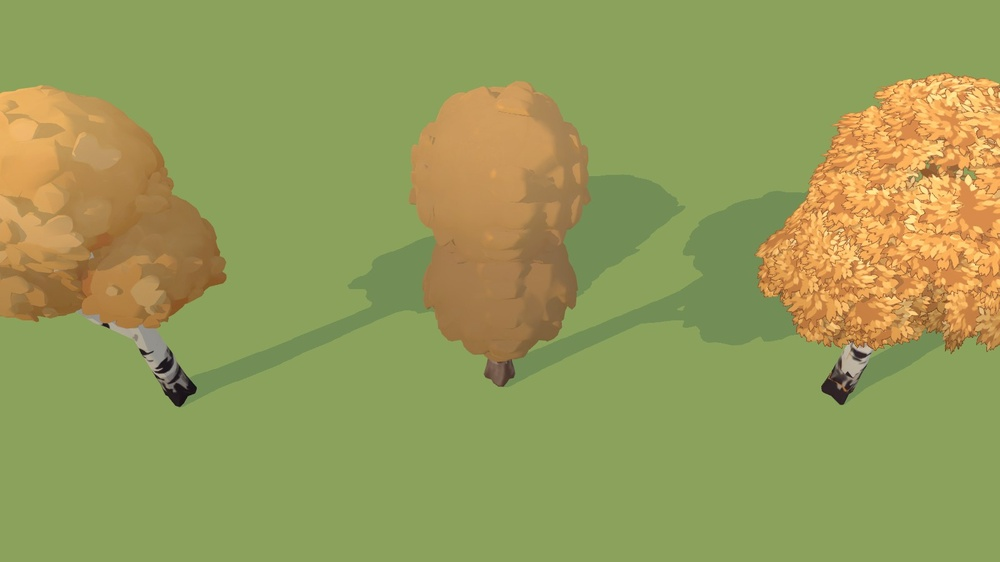
#> input picture art/source/enemies/ab_birch_game.jpg, 1000 x 562 px, shrunk from 1600 x 900 before the run
$ python split_sheet.py ../../art/source/enemies/ab_birch_game.jpg ../../art/source/enemies/ab_birch_turnaround.jpg
#> lines starting #> are read from the running program, lines starting #| are printed output that depends on the picture; after the words box and inside, x2 and y2 are one past the last pixel; in counts of white or black regions, pixels touching at a corner belong together
#!/usr/bin/env python3
"""Split a concept sheet (objects on a flat grey background) into one RGBA cutout per object.

The background colour is sampled from the border; pixels close to it become transparent, the
largest connected regions become separate objects, sorted left-to-right then top-to-bottom.
Avoids one background-removal call per object.

  python3 tools/fal/split_sheet.py art/source/env/sheet2_props.png art/source/env/cut \
      well fence stall cart lantern barrels bridge

--grid CxR (first argument after the paths) cuts a regular grid instead, cell by cell in reading
order, keying each cell on its own border colour: icon sheets whose cells come out in slightly
different greys.

  python3 tools/fal/split_sheet.py art/source/icons/icons_runes.png art/source/icons/cut --grid 4x2 \
      rune.ember rune.frost rune.storm rune.acuity rune.thrift rune.swiftness rune.echo rune.potency
"""

import sys
from pathlib import Path

import numpy as np
from PIL import Image
from scipy import ndimage


def split_grid(src: Path, out_dir: Path, cols: int, rows: int, names: list[str]) -> None:
    im = np.asarray(Image.open(src).convert("RGB")).astype(np.float32)
    h, w, _ = im.shape
    for i, name in enumerate(names[: cols * rows]):
        cx, cy = i % cols, i // cols
        x0, x1 = round(cx * w / cols), round((cx + 1) * w / cols)
        y0, y1 = round(cy * h / rows), round((cy + 1) * h / rows)
        m = 6  # stay clear of a neighbour cell's edge
        cell = im[y0 + m : y1 - m, x0 + m : x1 - m]
        ch, cw, _ = cell.shape
        border = np.concatenate([cell[:6].reshape(-1, 3), cell[-6:].reshape(-1, 3),
                                 cell[:, :6].reshape(-1, 3), cell[:, -6:].reshape(-1, 3)])
        dist = np.linalg.norm(cell - np.median(border, axis=0), axis=2)
        fg = ndimage.binary_opening(dist > 12.0, iterations=2)
        # drop specks smaller than 0.05 % of the cell (noise), keep sparkles and separate parts
        labels, n = ndimage.label(fg)
        if n:
            sizes = ndimage.sum(fg, labels, range(1, n + 1))
            fg = np.isin(labels, 1 + np.nonzero(sizes >= 0.0005 * ch * cw)[0])
        ys, xs = np.nonzero(fg)
        if len(xs) == 0:
            print(name, "empty cell")
            continue
        alpha = np.clip((dist - 8.0) / 16.0, 0.0, 1.0)
        alpha = np.where(ndimage.binary_dilation(fg, iterations=4), alpha, 0.0)
        pad = 12
        bx0, by0 = max(0, xs.min() - pad), max(0, ys.min() - pad)
        bx1, by1 = min(cw, xs.max() + pad), min(ch, ys.max() + pad)
        rgba = np.dstack([cell[by0:by1, bx0:bx1].astype(np.uint8),
                          (alpha[by0:by1, bx0:bx1] * 255).astype(np.uint8)])
        side = max(bx1 - bx0, by1 - by0)
        canvas = Image.new("RGBA", (side, side), (0, 0, 0, 0))
        canvas.paste(Image.fromarray(rgba, "RGBA"), ((side - (bx1 - bx0)) // 2, (side - (by1 - by0)) // 2))
        canvas.save(out_dir / f"{name}.png")
        print(name, (x0 + bx0, y0 + by0, x0 + bx1, y0 + by1), canvas.size)


def main() -> None:
    src, out_dir, names = Path(sys.argv[1]), Path(sys.argv[2]), sys.argv[3:]
    out_dir.mkdir(parents=True, exist_ok=True)
    if names and names[0] == "--grid":
        cols, rows = (int(v) for v in names[1].lower().split("x"))
        split_grid(src, out_dir, cols, rows, names[2:])
        return
    im = np.asarray(Image.open(src).convert("RGB")).astype(np.float32)
    h, w, _ = im.shape
#> h = 562; w = 1000
    border = np.concatenate([im[:8].reshape(-1, 3), im[-8:].reshape(-1, 3),
                             im[:, :8].reshape(-1, 3), im[:, -8:].reshape(-1, 3)])
    bg = np.median(border, axis=0)
#> bg = [139, 162, 92]
    dist = np.linalg.norm(im - bg, axis=2)
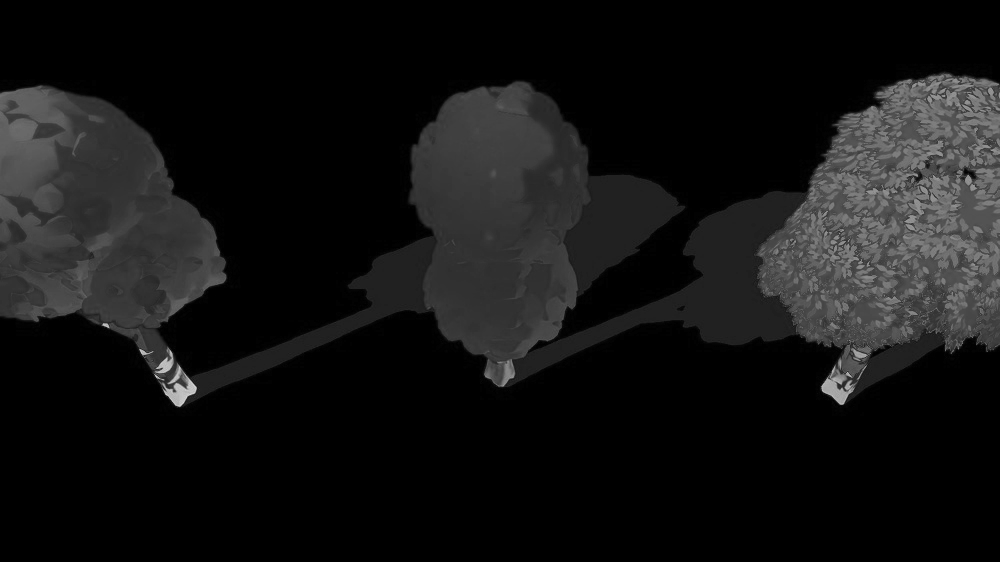
#> dist: shape (562, 1000) float32; min 0, max 213.9, mean 19.7
    fg = dist > 14.0
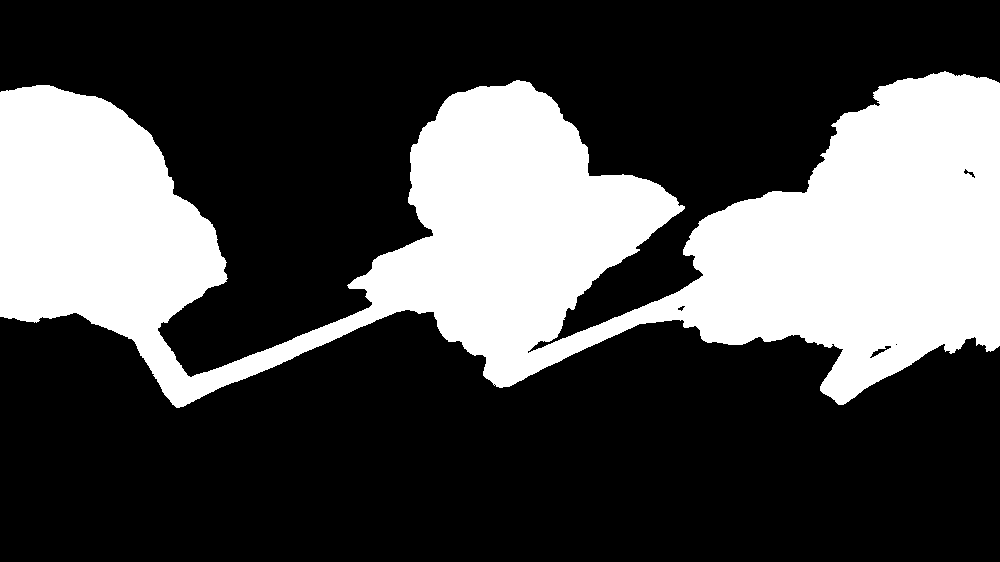
#> fg: shape (562, 1000) bool; 30.3% white; 1 white region, box (x1, y1, x2, y2) and area: (0, 71, 1000, 408) 170268
    fg = ndimage.binary_opening(fg, iterations=2)
#> fg: shape (562, 1000) bool; 30.3% white; 1 white region, box (x1, y1, x2, y2) and area: (0, 71, 1000, 408) 170121
    fg = ndimage.binary_closing(fg, iterations=3)
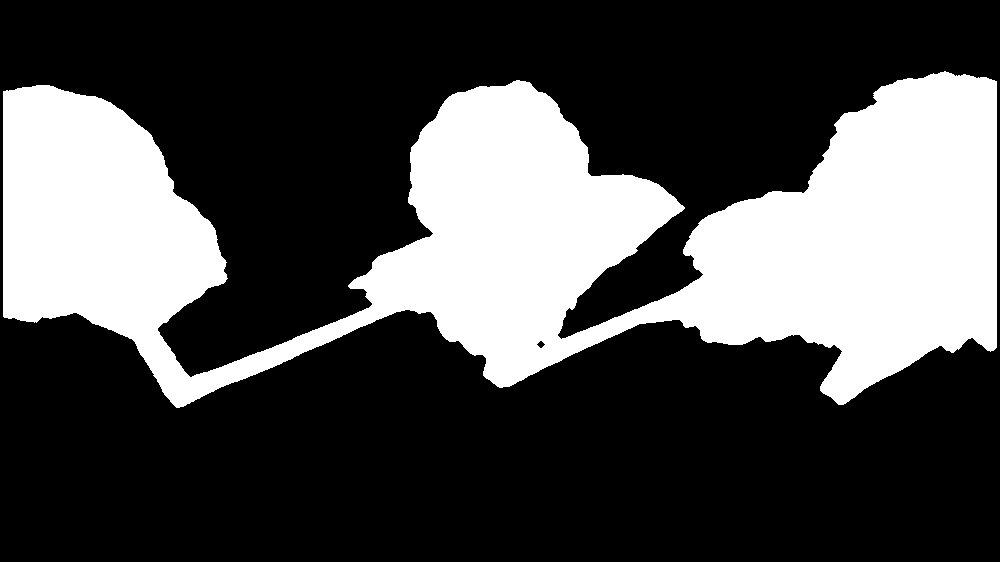
#> fg: shape (562, 1000) bool; 30.1% white; 1 white region, box (x1, y1, x2, y2) and area: (3, 71, 997, 408) 169045
    # fill only small holes: real gaps (between fence rails, under an awning) stay transparent
    holes, nh = ndimage.label(ndimage.binary_fill_holes(fg) & ~fg)
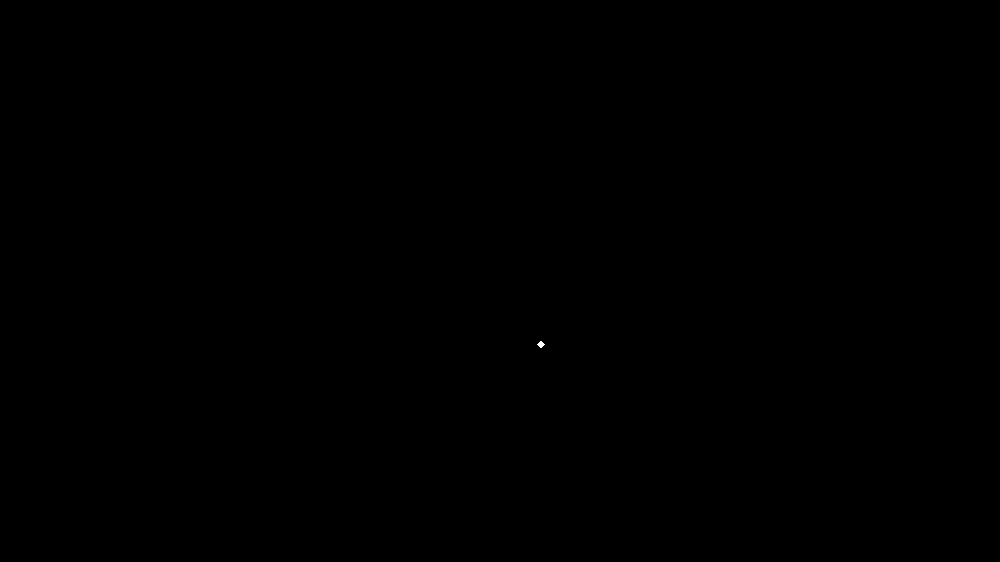
#> holes: shape (562, 1000) int32; values 0 (black) and 1 (white), 0.01% white; 1 white region, box (x1, y1, x2, y2) and area: (537, 341, 545, 348) 32
#> nh = 1
    if nh:
        hole_sizes = ndimage.sum(np.ones_like(fg), holes, range(1, nh + 1))
#> hole_sizes = [32]
        small = np.isin(holes, 1 + np.nonzero(hole_sizes < 0.0004 * h * w)[0])
        fg = fg | small
#> fg: shape (562, 1000) bool; 30.1% white; 1 white region, box (x1, y1, x2, y2) and area: (3, 71, 997, 408) 169077
    # group parts of one object (e.g. a sign hanging off a house) with a generous dilation
    grouped = ndimage.binary_dilation(fg, iterations=int(0.012 * w))
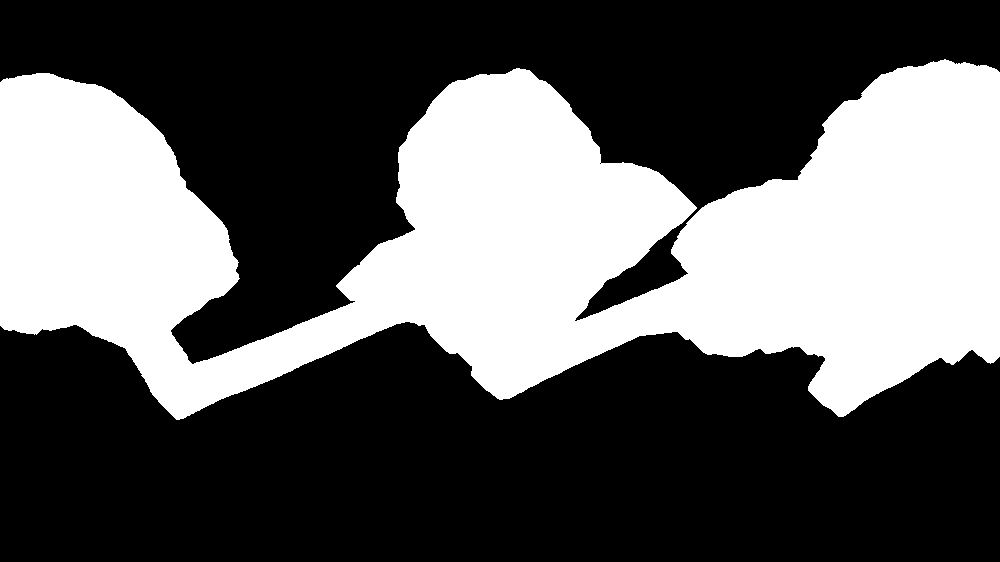
#> grouped: shape (562, 1000) bool; 36.6% white; 1 white region, box (x1, y1, x2, y2) and area: (0, 59, 1000, 420) 205693
    labels, n = ndimage.label(grouped)
#> n = 1
    sizes = ndimage.sum(fg, labels, range(1, n + 1))
#> sizes = [169077]
    keep = [i + 1 for i in np.argsort(sizes)[::-1][: len(names)]]
#> keep = []
    boxes = []
    for lab in keep:
        ys, xs = np.where((labels == lab) & fg)
        boxes.append((xs.min(), ys.min(), xs.max(), ys.max(), lab))
#> this loop made 0 passes
#> after the loop, boxes = []
    # reading order: rows (by vertical centre, 1/4 image tolerance) then x
    boxes.sort(key=lambda b: (round(((b[1] + b[3]) / 2) / (h / 4)), b[0]))
    # soft alpha from the colour distance, restricted to the object's own region
    alpha = np.clip((dist - 10.0) / 18.0, 0.0, 1.0)
    rgb = im.astype(np.uint8)
#> rgb is the input picture: shape (562, 1000, 3); mean R, G, B 150.1, 155.8, 89.2
    for name, (x0, y0, x1, y1, lab) in zip(names, boxes):
        region = ndimage.binary_dilation((labels == lab) & fg, iterations=3)
        a = np.where(region, np.where(fg, np.maximum(alpha, 0.0), 0.0), 0.0)
        a = np.where(fg & (dist > 20.0), 1.0, a)
        pad = 24
        x0, y0 = max(0, x0 - pad), max(0, y0 - pad)
        x1, y1 = min(w, x1 + pad), min(h, y1 + pad)
        rgba = np.dstack([rgb[y0:y1, x0:x1], (a[y0:y1, x0:x1] * 255).astype(np.uint8)])
        # square canvas, object centred, so image-to-3D sees the whole silhouette
        side = max(x1 - x0, y1 - y0) + 2 * pad
        canvas = Image.new("RGBA", (side, side), (0, 0, 0, 0))
        canvas.paste(Image.fromarray(rgba, "RGBA"), ((side - (x1 - x0)) // 2, (side - (y1 - y0)) // 2))
        canvas.save(out_dir / f"{name}.png")
        print(name, (x0, y0, x1, y1), canvas.size)


if __name__ == "__main__":
    main()

$ run again, on art/source/enemies/compare_placeholder_vs_generated.jpg
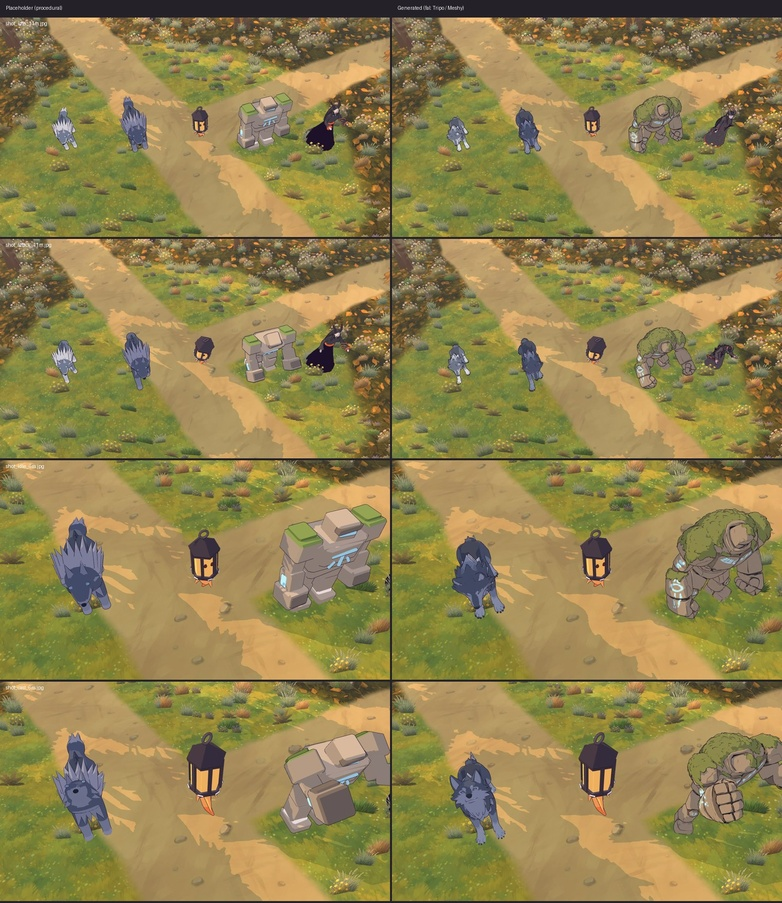
#> input picture art/source/enemies/compare_placeholder_vs_generated.jpg, 782 x 903 px, shrunk from 1604 x 1852 before the run
#> bg = [121, 117, 53]
#> in main, `holes, nh = ndimage.label(ndimage.binary_fill_holes(fg) & ~fg)`:
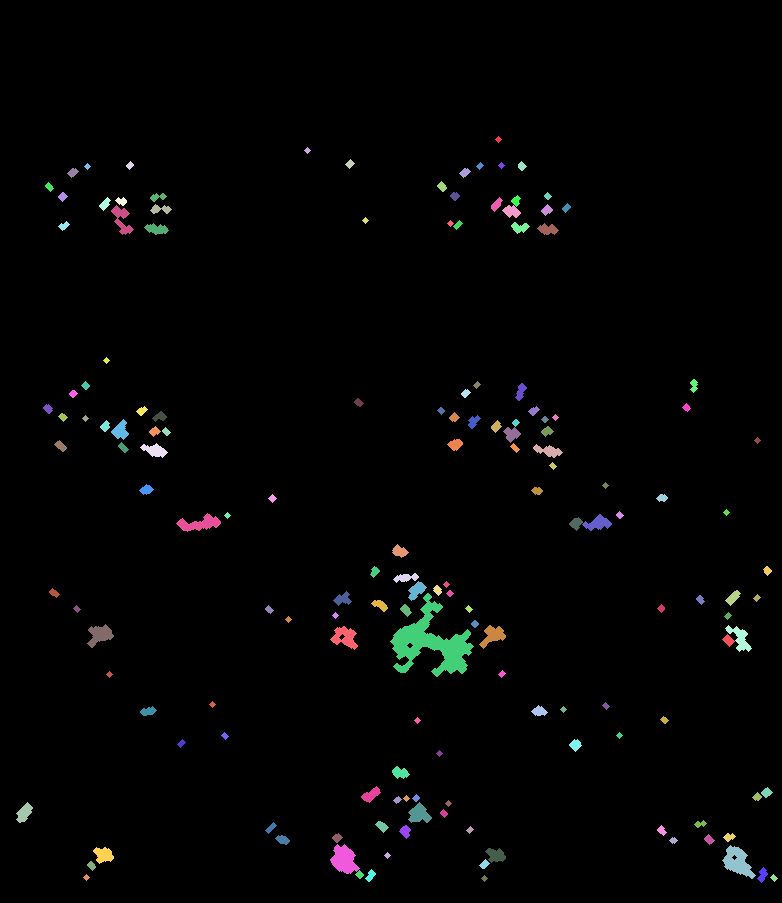
#> holes: shape (903, 782) int32; 158 distinct labels, from 0 to 157; one colour per label, 0 black
#> nh = 157
#> hole_sizes = 157 values, max 2665 at index 90, min 25 at index 0, mean 103.3
#> small: shape (903, 782) bool; 1.4% white; 144 white regions, largest, box (x1, y1, x2, y2) and area: (569, 514, 612, 531) 367, (93, 847, 114, 864) 230, (140, 443, 168, 458) 224
#> grouped: shape (903, 782) bool; 99.9% white; 16 black regions (7 under 20 px), largest, box (x1, y1, x2, y2) and area: (446, 643, 462, 656) 95, (0, 633, 16, 646) 77, (411, 632, 422, 642) 52
#> n = 1
#> sizes = [680583]
#> keep = []
#> in main, `alpha = np.clip((dist - 10.0) / 18.0, 0.0, 1.0)`:
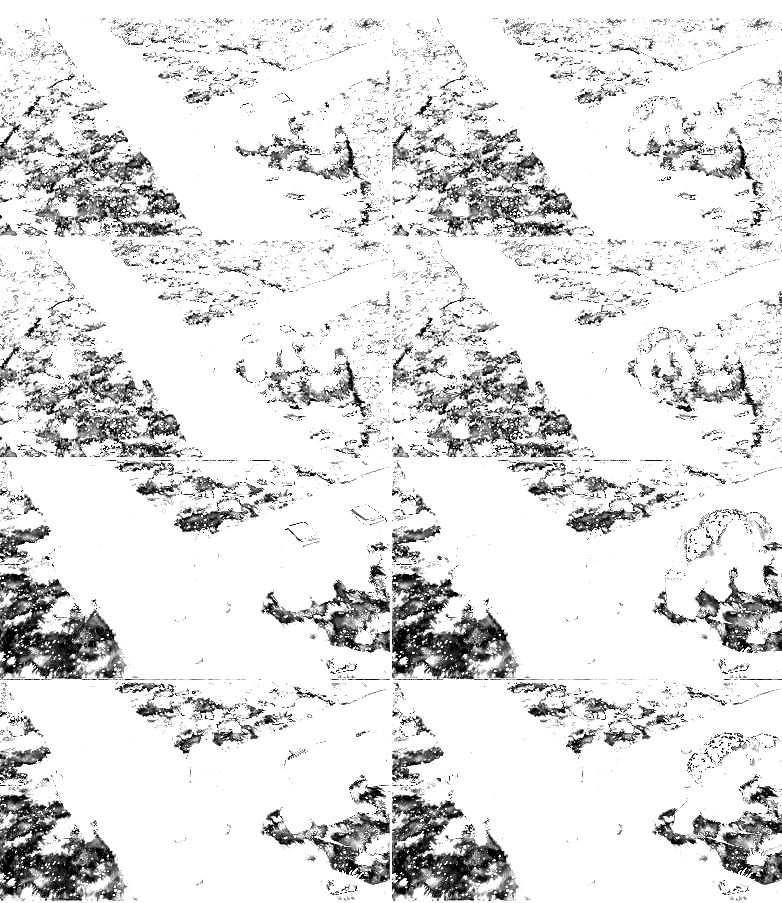
#> alpha: shape (903, 782) float32; min 0, max 1, mean 0.884
#> in main, rgb is the input picture: shape (903, 782, 3); mean R, G, B 145.1, 130.7, 77.9
